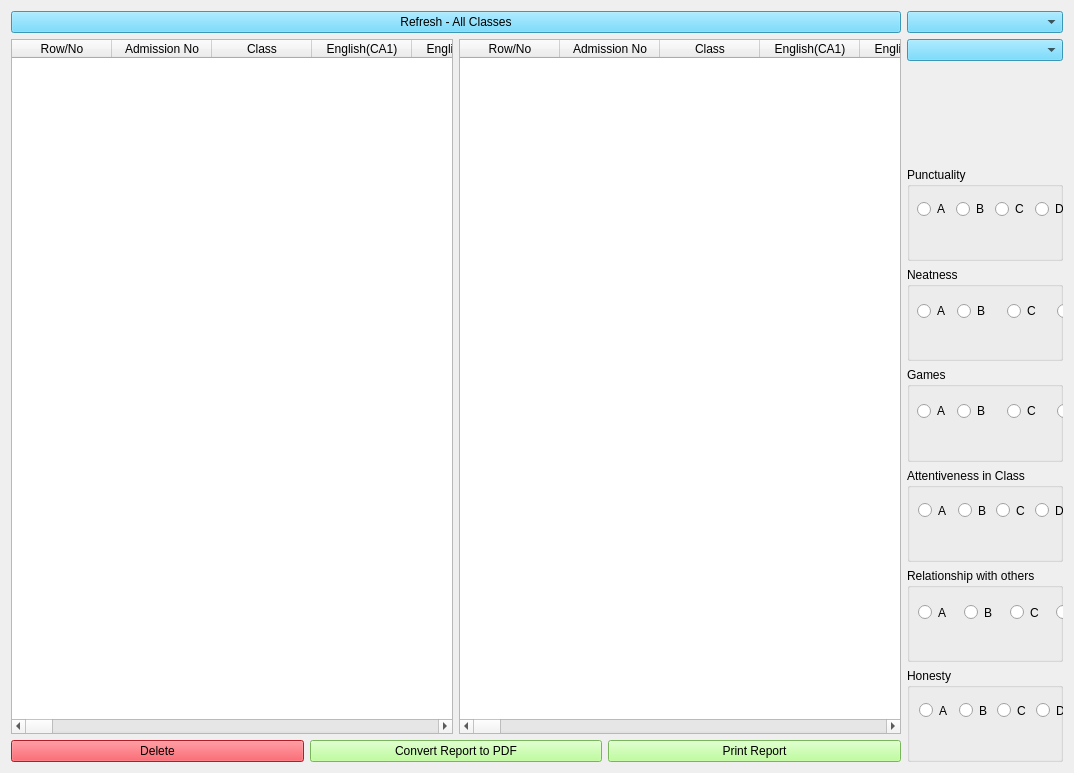
<?xml version="1.0" encoding="UTF-8"?>
<ui version="4.0">
 <class>SenSecScoreForm</class>
 <widget class="QWidget" name="SenSecScoreForm">
  <property name="geometry">
   <rect>
    <x>0</x>
    <y>0</y>
    <width>1074</width>
    <height>773</height>
   </rect>
  </property>
  <property name="windowTitle">
   <string>Science Senior Secondary Classes Scores (First Term)</string>
  </property>
  <property name="windowIcon">
   <iconset>
    <normaloff>score2_icon.jpg</normaloff>score2_icon.jpg</iconset>
  </property>
  <property name="styleSheet">
   <string notr="true">font: 12pt &quot;MS Shell Dlg 2&quot;;

QPushButton{
background-color: rgb(170, 255, 127);
}</string>
  </property>
  <layout class="QHBoxLayout" name="horizontalLayout_4">
   <item>
    <layout class="QVBoxLayout" name="verticalLayout_2">
     <item>
      <widget class="QPushButton" name="switch_back_btn">
       <property name="styleSheet">
        <string notr="true">background-color: rgb(84, 210, 255);</string>
       </property>
       <property name="text">
        <string>Refresh - All Classes</string>
       </property>
      </widget>
     </item>
     <item>
      <layout class="QHBoxLayout" name="horizontalLayout">
       <item>
        <widget class="QTableWidget" name="tableWidget">
         <property name="sizePolicy">
          <sizepolicy hsizetype="Expanding" vsizetype="Expanding">
           <horstretch>0</horstretch>
           <verstretch>0</verstretch>
          </sizepolicy>
         </property>
         <property name="autoFillBackground">
          <bool>false</bool>
         </property>
         <property name="frameShape">
          <enum>QFrame::StyledPanel</enum>
         </property>
         <property name="alternatingRowColors">
          <bool>true</bool>
         </property>
         <property name="showGrid">
          <bool>true</bool>
         </property>
         <attribute name="horizontalHeaderStretchLastSection">
          <bool>false</bool>
         </attribute>
         <attribute name="verticalHeaderVisible">
          <bool>true</bool>
         </attribute>
         <column>
          <property name="text">
           <string>Row/No</string>
          </property>
         </column>
         <column>
          <property name="text">
           <string>Admission No</string>
          </property>
         </column>
         <column>
          <property name="text">
           <string>Class</string>
          </property>
         </column>
         <column>
          <property name="text">
           <string>English(CA1)</string>
          </property>
         </column>
         <column>
          <property name="text">
           <string>English(CA2)</string>
          </property>
         </column>
         <column>
          <property name="text">
           <string>English(ASS)</string>
          </property>
         </column>
         <column>
          <property name="text">
           <string>English(ATT)</string>
          </property>
         </column>
         <column>
          <property name="text">
           <string>English(EXAM)</string>
          </property>
         </column>
         <column>
          <property name="text">
           <string>English(TOTAL)</string>
          </property>
         </column>
         <column>
          <property name="text">
           <string>Maths(CA1)</string>
          </property>
         </column>
         <column>
          <property name="text">
           <string>Maths(CA2)</string>
          </property>
         </column>
         <column>
          <property name="text">
           <string>Maths(ASS)</string>
          </property>
         </column>
         <column>
          <property name="text">
           <string>Maths(ATT)</string>
          </property>
         </column>
         <column>
          <property name="text">
           <string>Maths(EXAM)</string>
          </property>
         </column>
         <column>
          <property name="text">
           <string>Maths(TOTAL)</string>
          </property>
         </column>
         <column>
          <property name="text">
           <string>Civic(CA1)</string>
          </property>
         </column>
         <column>
          <property name="text">
           <string>Civic(CA2)</string>
          </property>
         </column>
         <column>
          <property name="text">
           <string>Civic(ASS)</string>
          </property>
         </column>
         <column>
          <property name="text">
           <string>Civic(ATT)</string>
          </property>
         </column>
         <column>
          <property name="text">
           <string>Civic(EXAM)</string>
          </property>
         </column>
         <column>
          <property name="text">
           <string>Civic(TOTAL)</string>
          </property>
         </column>
         <column>
          <property name="text">
           <string>Computer(CA1)</string>
          </property>
         </column>
         <column>
          <property name="text">
           <string>Computer(CA2)</string>
          </property>
         </column>
         <column>
          <property name="text">
           <string>Computer(ASS)</string>
          </property>
         </column>
         <column>
          <property name="text">
           <string>Computer(ATT)</string>
          </property>
         </column>
         <column>
          <property name="text">
           <string>Computer(EXAM)</string>
          </property>
         </column>
         <column>
          <property name="text">
           <string>Computer(TOTAL)</string>
          </property>
         </column>
         <column>
          <property name="text">
           <string>Biology(CA1)</string>
          </property>
         </column>
         <column>
          <property name="text">
           <string>Biology(CA2)</string>
          </property>
         </column>
         <column>
          <property name="text">
           <string>Biology(ASS)</string>
          </property>
         </column>
         <column>
          <property name="text">
           <string>Biology(ATT)</string>
          </property>
         </column>
         <column>
          <property name="text">
           <string>Biology(EXAM)</string>
          </property>
         </column>
         <column>
          <property name="text">
           <string>Biology(TOTAL)</string>
          </property>
         </column>
         <column>
          <property name="text">
           <string>Chemistry(CA1)</string>
          </property>
         </column>
         <column>
          <property name="text">
           <string>Chemistry(CA2)</string>
          </property>
         </column>
         <column>
          <property name="text">
           <string>Chemistry(ASS)</string>
          </property>
         </column>
         <column>
          <property name="text">
           <string>Chemistry(ATT)</string>
          </property>
         </column>
         <column>
          <property name="text">
           <string>Chemistry(EXAM)</string>
          </property>
         </column>
         <column>
          <property name="text">
           <string>Chemistry(TOTAL)</string>
          </property>
         </column>
         <column>
          <property name="text">
           <string>Further Maths(CA1)</string>
          </property>
         </column>
         <column>
          <property name="text">
           <string>Further Maths(CA2)</string>
          </property>
         </column>
         <column>
          <property name="text">
           <string>Further Maths(ASS)</string>
          </property>
         </column>
         <column>
          <property name="text">
           <string>Further Maths(ATT)</string>
          </property>
         </column>
         <column>
          <property name="text">
           <string>Further Maths(EXAM)</string>
          </property>
         </column>
         <column>
          <property name="text">
           <string>Further Maths(TOTAL)</string>
          </property>
         </column>
         <column>
          <property name="text">
           <string>Physics(CA1)</string>
          </property>
         </column>
         <column>
          <property name="text">
           <string>Physics(CA2)</string>
          </property>
         </column>
         <column>
          <property name="text">
           <string>Physics(ASS)</string>
          </property>
         </column>
         <column>
          <property name="text">
           <string>Physics(ATT)</string>
          </property>
         </column>
         <column>
          <property name="text">
           <string>Physics(EXAM)</string>
          </property>
         </column>
         <column>
          <property name="text">
           <string>Physics(TOTAL)</string>
          </property>
         </column>
         <column>
          <property name="text">
           <string>Quran(CA1)</string>
          </property>
         </column>
         <column>
          <property name="text">
           <string>Quran(CA2)</string>
          </property>
         </column>
         <column>
          <property name="text">
           <string>Quran(ASS)</string>
          </property>
         </column>
         <column>
          <property name="text">
           <string>Quran(ATT)</string>
          </property>
         </column>
         <column>
          <property name="text">
           <string>Quran(EXAM)</string>
          </property>
         </column>
         <column>
          <property name="text">
           <string>Quran(TOTAL)</string>
          </property>
         </column>
         <column>
          <property name="text">
           <string>IRS(CA1)</string>
          </property>
         </column>
         <column>
          <property name="text">
           <string>IRS(CA2)</string>
          </property>
         </column>
         <column>
          <property name="text">
           <string>IRS(ASS)</string>
          </property>
         </column>
         <column>
          <property name="text">
           <string>IRS(ATT)</string>
          </property>
         </column>
         <column>
          <property name="text">
           <string>IRS(EXAM)</string>
          </property>
         </column>
         <column>
          <property name="text">
           <string>IRS(TOTAL)</string>
          </property>
         </column>
         <column>
          <property name="text">
           <string>Arabic(CA1)</string>
          </property>
         </column>
         <column>
          <property name="text">
           <string>Arabic(CA2)</string>
          </property>
         </column>
         <column>
          <property name="text">
           <string>Arabic(ASS)</string>
          </property>
         </column>
         <column>
          <property name="text">
           <string>Arabic(ATT)</string>
          </property>
         </column>
         <column>
          <property name="text">
           <string>Arabic(EXAM)</string>
          </property>
         </column>
         <column>
          <property name="text">
           <string>Arabic(TOTAL)</string>
          </property>
         </column>
         <column>
          <property name="text">
           <string>Tajweed(CA1)</string>
          </property>
         </column>
         <column>
          <property name="text">
           <string>Tajweed(CA2)</string>
          </property>
         </column>
         <column>
          <property name="text">
           <string>Tajweed(ASS)</string>
          </property>
         </column>
         <column>
          <property name="text">
           <string>Tajweed(ATT)</string>
          </property>
         </column>
         <column>
          <property name="text">
           <string>Tajweed(EXAM)</string>
          </property>
         </column>
         <column>
          <property name="text">
           <string>Tajweed(TOTAL)</string>
          </property>
         </column>
         <column>
          <property name="text">
           <string>Agric(CA1)</string>
          </property>
         </column>
         <column>
          <property name="text">
           <string>Agric(CA2)</string>
          </property>
         </column>
         <column>
          <property name="text">
           <string>Agric(ASS)</string>
          </property>
         </column>
         <column>
          <property name="text">
           <string>Agric(ATT)</string>
          </property>
         </column>
         <column>
          <property name="text">
           <string>Agric(EXAM)</string>
          </property>
         </column>
         <column>
          <property name="text">
           <string>Agric(TOTAL)</string>
          </property>
         </column>
         <column>
          <property name="text">
           <string>Geography(CA1)</string>
          </property>
         </column>
         <column>
          <property name="text">
           <string>Geography(CA2)</string>
          </property>
         </column>
         <column>
          <property name="text">
           <string>Geography(ASS)</string>
          </property>
         </column>
         <column>
          <property name="text">
           <string>Geography(ATT)</string>
          </property>
         </column>
         <column>
          <property name="text">
           <string>Geography(EXAM)</string>
          </property>
         </column>
         <column>
          <property name="text">
           <string>Geography(TOTAL)</string>
          </property>
         </column>
         <column>
          <property name="text">
           <string>Econs(CA1)</string>
          </property>
         </column>
         <column>
          <property name="text">
           <string>Econs(CA2)</string>
          </property>
         </column>
         <column>
          <property name="text">
           <string>Econs(ASS)</string>
          </property>
         </column>
         <column>
          <property name="text">
           <string>Econs(ATT)</string>
          </property>
         </column>
         <column>
          <property name="text">
           <string>Econs(EXAM)</string>
          </property>
         </column>
         <column>
          <property name="text">
           <string>Econs(TOTAL)</string>
          </property>
         </column>
         <column>
          <property name="text">
           <string>All Total</string>
          </property>
         </column>
         <column>
          <property name="text">
           <string>Average</string>
          </property>
         </column>
        </widget>
       </item>
       <item>
        <widget class="QTableWidget" name="tableWidget_2">
         <property name="sizePolicy">
          <sizepolicy hsizetype="Expanding" vsizetype="Expanding">
           <horstretch>0</horstretch>
           <verstretch>0</verstretch>
          </sizepolicy>
         </property>
         <property name="autoFillBackground">
          <bool>false</bool>
         </property>
         <property name="frameShape">
          <enum>QFrame::StyledPanel</enum>
         </property>
         <property name="alternatingRowColors">
          <bool>true</bool>
         </property>
         <property name="showGrid">
          <bool>true</bool>
         </property>
         <attribute name="horizontalHeaderStretchLastSection">
          <bool>false</bool>
         </attribute>
         <attribute name="verticalHeaderVisible">
          <bool>true</bool>
         </attribute>
         <column>
          <property name="text">
           <string>Row/No</string>
          </property>
         </column>
         <column>
          <property name="text">
           <string>Admission No</string>
          </property>
         </column>
         <column>
          <property name="text">
           <string>Class</string>
          </property>
         </column>
         <column>
          <property name="text">
           <string>English(CA1)</string>
          </property>
         </column>
         <column>
          <property name="text">
           <string>English(CA2)</string>
          </property>
         </column>
         <column>
          <property name="text">
           <string>English(ASS)</string>
          </property>
         </column>
         <column>
          <property name="text">
           <string>English(ATT)</string>
          </property>
         </column>
         <column>
          <property name="text">
           <string>English(EXAM)</string>
          </property>
         </column>
         <column>
          <property name="text">
           <string>English(TOTAL)</string>
          </property>
         </column>
         <column>
          <property name="text">
           <string>Maths(CA1)</string>
          </property>
         </column>
         <column>
          <property name="text">
           <string>Maths(CA2)</string>
          </property>
         </column>
         <column>
          <property name="text">
           <string>Maths(ASS)</string>
          </property>
         </column>
         <column>
          <property name="text">
           <string>Maths(ATT)</string>
          </property>
         </column>
         <column>
          <property name="text">
           <string>Maths(EXAM)</string>
          </property>
         </column>
         <column>
          <property name="text">
           <string>Maths(TOTAL)</string>
          </property>
         </column>
         <column>
          <property name="text">
           <string>Civic(CA1)</string>
          </property>
         </column>
         <column>
          <property name="text">
           <string>Civic(CA2)</string>
          </property>
         </column>
         <column>
          <property name="text">
           <string>Civic(ASS)</string>
          </property>
         </column>
         <column>
          <property name="text">
           <string>Civic(ATT)</string>
          </property>
         </column>
         <column>
          <property name="text">
           <string>Civic(EXAM)</string>
          </property>
         </column>
         <column>
          <property name="text">
           <string>Civic(TOTAL)</string>
          </property>
         </column>
         <column>
          <property name="text">
           <string>Computer(CA1)</string>
          </property>
         </column>
         <column>
          <property name="text">
           <string>Computer(CA2)</string>
          </property>
         </column>
         <column>
          <property name="text">
           <string>Computer(ASS)</string>
          </property>
         </column>
         <column>
          <property name="text">
           <string>Computer(ATT)</string>
          </property>
         </column>
         <column>
          <property name="text">
           <string>Computer(EXAM)</string>
          </property>
         </column>
         <column>
          <property name="text">
           <string>Computer(TOTAL)</string>
          </property>
         </column>
         <column>
          <property name="text">
           <string>Biology(CA1)</string>
          </property>
         </column>
         <column>
          <property name="text">
           <string>Biology(CA2)</string>
          </property>
         </column>
         <column>
          <property name="text">
           <string>Biology(ASS)</string>
          </property>
         </column>
         <column>
          <property name="text">
           <string>Biology(ATT)</string>
          </property>
         </column>
         <column>
          <property name="text">
           <string>Biology(EXAM)</string>
          </property>
         </column>
         <column>
          <property name="text">
           <string>Biology(TOTAL)</string>
          </property>
         </column>
         <column>
          <property name="text">
           <string>Chemistry(CA1)</string>
          </property>
         </column>
         <column>
          <property name="text">
           <string>Chemistry(CA2)</string>
          </property>
         </column>
         <column>
          <property name="text">
           <string>Chemistry(ASS)</string>
          </property>
         </column>
         <column>
          <property name="text">
           <string>Chemistry(ATT)</string>
          </property>
         </column>
         <column>
          <property name="text">
           <string>Chemistry(EXAM)</string>
          </property>
         </column>
         <column>
          <property name="text">
           <string>Chemistry(TOTAL)</string>
          </property>
         </column>
         <column>
          <property name="text">
           <string>Further Maths(CA1)</string>
          </property>
         </column>
         <column>
          <property name="text">
           <string>Further Maths(CA2)</string>
          </property>
         </column>
         <column>
          <property name="text">
           <string>Further Maths(ASS)</string>
          </property>
         </column>
         <column>
          <property name="text">
           <string>Further Maths(ATT)</string>
          </property>
         </column>
         <column>
          <property name="text">
           <string>Further Maths(EXAM)</string>
          </property>
         </column>
         <column>
          <property name="text">
           <string>Further Maths(TOTAL)</string>
          </property>
         </column>
         <column>
          <property name="text">
           <string>Physics(CA1)</string>
          </property>
         </column>
         <column>
          <property name="text">
           <string>Physics(CA2)</string>
          </property>
         </column>
         <column>
          <property name="text">
           <string>Physics(ASS)</string>
          </property>
         </column>
         <column>
          <property name="text">
           <string>Physics(ATT)</string>
          </property>
         </column>
         <column>
          <property name="text">
           <string>Physics(EXAM)</string>
          </property>
         </column>
         <column>
          <property name="text">
           <string>Physics(TOTAL)</string>
          </property>
         </column>
         <column>
          <property name="text">
           <string>Quran(CA1)</string>
          </property>
         </column>
         <column>
          <property name="text">
           <string>Quran(CA2)</string>
          </property>
         </column>
         <column>
          <property name="text">
           <string>Quran(ASS)</string>
          </property>
         </column>
         <column>
          <property name="text">
           <string>Quran(ATT)</string>
          </property>
         </column>
         <column>
          <property name="text">
           <string>Quran(EXAM)</string>
          </property>
         </column>
         <column>
          <property name="text">
           <string>Quran(TOTAL)</string>
          </property>
         </column>
         <column>
          <property name="text">
           <string>IRS(CA1)</string>
          </property>
         </column>
         <column>
          <property name="text">
           <string>IRS(CA2)</string>
          </property>
         </column>
         <column>
          <property name="text">
           <string>IRS(ASS)</string>
          </property>
         </column>
         <column>
          <property name="text">
           <string>IRS(ATT)</string>
          </property>
         </column>
         <column>
          <property name="text">
           <string>IRS(EXAM)</string>
          </property>
         </column>
         <column>
          <property name="text">
           <string>IRS(TOTAL)</string>
          </property>
         </column>
         <column>
          <property name="text">
           <string>Arabic(CA1)</string>
          </property>
         </column>
         <column>
          <property name="text">
           <string>Arabic(CA2)</string>
          </property>
         </column>
         <column>
          <property name="text">
           <string>Arabic(ASS)</string>
          </property>
         </column>
         <column>
          <property name="text">
           <string>Arabic(ATT)</string>
          </property>
         </column>
         <column>
          <property name="text">
           <string>Arabic(EXAM)</string>
          </property>
         </column>
         <column>
          <property name="text">
           <string>Arabic(TOTAL)</string>
          </property>
         </column>
         <column>
          <property name="text">
           <string>Tajweed(CA1)</string>
          </property>
         </column>
         <column>
          <property name="text">
           <string>Tajweed(CA2)</string>
          </property>
         </column>
         <column>
          <property name="text">
           <string>Tajweed(ASS)</string>
          </property>
         </column>
         <column>
          <property name="text">
           <string>Tajweed(ATT)</string>
          </property>
         </column>
         <column>
          <property name="text">
           <string>Tajweed(EXAM)</string>
          </property>
         </column>
         <column>
          <property name="text">
           <string>Tajweed(TOTAL)</string>
          </property>
         </column>
         <column>
          <property name="text">
           <string>Agric(CA1)</string>
          </property>
         </column>
         <column>
          <property name="text">
           <string>Agric(CA2)</string>
          </property>
         </column>
         <column>
          <property name="text">
           <string>Agric(ASS)</string>
          </property>
         </column>
         <column>
          <property name="text">
           <string>Agric(ATT)</string>
          </property>
         </column>
         <column>
          <property name="text">
           <string>Agric(EXAM)</string>
          </property>
         </column>
         <column>
          <property name="text">
           <string>Agric(TOTAL)</string>
          </property>
         </column>
         <column>
          <property name="text">
           <string>Geography(CA1)</string>
          </property>
         </column>
         <column>
          <property name="text">
           <string>Geography(CA2)</string>
          </property>
         </column>
         <column>
          <property name="text">
           <string>Geography(ASS)</string>
          </property>
         </column>
         <column>
          <property name="text">
           <string>Geography(ATT)</string>
          </property>
         </column>
         <column>
          <property name="text">
           <string>Geography(EXAM)</string>
          </property>
         </column>
         <column>
          <property name="text">
           <string>Geography(TOTAL)</string>
          </property>
         </column>
         <column>
          <property name="text">
           <string>New Column</string>
          </property>
         </column>
         <column>
          <property name="text">
           <string>Econs(CA2)</string>
          </property>
         </column>
         <column>
          <property name="text">
           <string>New Column</string>
          </property>
         </column>
         <column>
          <property name="text">
           <string>Econs(ATT)</string>
          </property>
         </column>
         <column>
          <property name="text">
           <string>Econs(EXAM)</string>
          </property>
         </column>
         <column>
          <property name="text">
           <string>Econs(TOTAL)</string>
          </property>
         </column>
         <column>
          <property name="text">
           <string>All Total</string>
          </property>
         </column>
         <column>
          <property name="text">
           <string>Average</string>
          </property>
         </column>
        </widget>
       </item>
      </layout>
     </item>
     <item>
      <layout class="QHBoxLayout" name="horizontalLayout_2">
       <item>
        <widget class="QPushButton" name="del_btn">
         <property name="styleSheet">
          <string notr="true">background-color: rgb(255, 37, 51);</string>
         </property>
         <property name="text">
          <string>Delete</string>
         </property>
        </widget>
       </item>
       <item>
        <widget class="QPushButton" name="pdf_btn">
         <property name="styleSheet">
          <string notr="true">background-color: rgb(170, 255, 127);</string>
         </property>
         <property name="text">
          <string>Convert Report to PDF</string>
         </property>
        </widget>
       </item>
       <item>
        <widget class="QPushButton" name="report_gen_btn">
         <property name="styleSheet">
          <string notr="true">background-color: rgb(170, 255, 127);</string>
         </property>
         <property name="text">
          <string>Print Report</string>
         </property>
        </widget>
       </item>
      </layout>
     </item>
    </layout>
   </item>
   <item>
    <layout class="QVBoxLayout" name="verticalLayout">
     <item>
      <widget class="QComboBox" name="class_comboBox">
       <property name="styleSheet">
        <string notr="true">background-color: rgb(84, 210, 255);</string>
       </property>
      </widget>
     </item>
     <item>
      <widget class="QComboBox" name="stud_adm_no_comboBox">
       <property name="styleSheet">
        <string notr="true">background-color: rgb(84, 210, 255);</string>
       </property>
      </widget>
     </item>
     <item>
      <widget class="QLabel" name="name_label">
       <property name="text">
        <string/>
       </property>
      </widget>
     </item>
     <item>
      <widget class="QGroupBox" name="groupBox">
       <property name="title">
        <string>Punctuality</string>
       </property>
       <widget class="QWidget" name="layoutWidget">
        <property name="geometry">
         <rect>
          <x>10</x>
          <y>30</y>
          <width>191</width>
          <height>25</height>
         </rect>
        </property>
        <layout class="QHBoxLayout" name="horizontalLayout_3">
         <item>
          <widget class="QRadioButton" name="punctuality_a_radio">
           <property name="text">
            <string>A</string>
           </property>
          </widget>
         </item>
         <item>
          <widget class="QRadioButton" name="punctuality_b_radio">
           <property name="text">
            <string>B</string>
           </property>
          </widget>
         </item>
         <item>
          <widget class="QRadioButton" name="punctuality_c_radio">
           <property name="text">
            <string>C</string>
           </property>
          </widget>
         </item>
         <item>
          <widget class="QRadioButton" name="punctuality_d_radio">
           <property name="text">
            <string>D</string>
           </property>
          </widget>
         </item>
         <item>
          <widget class="QRadioButton" name="punctuality_e_radio">
           <property name="text">
            <string>E</string>
           </property>
          </widget>
         </item>
        </layout>
       </widget>
      </widget>
     </item>
     <item>
      <widget class="QGroupBox" name="groupBox_2">
       <property name="title">
        <string>Neatness</string>
       </property>
       <widget class="QRadioButton" name="neatness_a_radio">
        <property name="geometry">
         <rect>
          <x>10</x>
          <y>30</y>
          <width>41</width>
          <height>28</height>
         </rect>
        </property>
        <property name="text">
         <string>A</string>
        </property>
       </widget>
       <widget class="QRadioButton" name="neatness_b_radio">
        <property name="geometry">
         <rect>
          <x>50</x>
          <y>30</y>
          <width>41</width>
          <height>28</height>
         </rect>
        </property>
        <property name="text">
         <string>B</string>
        </property>
       </widget>
       <widget class="QRadioButton" name="neatness_c_radio">
        <property name="geometry">
         <rect>
          <x>100</x>
          <y>30</y>
          <width>41</width>
          <height>28</height>
         </rect>
        </property>
        <property name="text">
         <string>C</string>
        </property>
       </widget>
       <widget class="QRadioButton" name="neatness_d_radio">
        <property name="geometry">
         <rect>
          <x>150</x>
          <y>30</y>
          <width>51</width>
          <height>28</height>
         </rect>
        </property>
        <property name="text">
         <string>D</string>
        </property>
       </widget>
       <widget class="QRadioButton" name="neatness_e_radio">
        <property name="geometry">
         <rect>
          <x>200</x>
          <y>30</y>
          <width>51</width>
          <height>28</height>
         </rect>
        </property>
        <property name="text">
         <string>E</string>
        </property>
       </widget>
      </widget>
     </item>
     <item>
      <widget class="QGroupBox" name="groupBox_3">
       <property name="title">
        <string>Games</string>
       </property>
       <widget class="QRadioButton" name="games_a_radio">
        <property name="geometry">
         <rect>
          <x>10</x>
          <y>30</y>
          <width>51</width>
          <height>28</height>
         </rect>
        </property>
        <property name="text">
         <string>A</string>
        </property>
       </widget>
       <widget class="QRadioButton" name="games_b_radio">
        <property name="geometry">
         <rect>
          <x>50</x>
          <y>30</y>
          <width>51</width>
          <height>28</height>
         </rect>
        </property>
        <property name="text">
         <string>B</string>
        </property>
       </widget>
       <widget class="QRadioButton" name="games_c_radio">
        <property name="geometry">
         <rect>
          <x>100</x>
          <y>30</y>
          <width>41</width>
          <height>28</height>
         </rect>
        </property>
        <property name="text">
         <string>C</string>
        </property>
       </widget>
       <widget class="QRadioButton" name="games_d_radio">
        <property name="geometry">
         <rect>
          <x>150</x>
          <y>30</y>
          <width>41</width>
          <height>28</height>
         </rect>
        </property>
        <property name="text">
         <string>D</string>
        </property>
       </widget>
       <widget class="QRadioButton" name="games_e_radio">
        <property name="geometry">
         <rect>
          <x>200</x>
          <y>30</y>
          <width>51</width>
          <height>28</height>
         </rect>
        </property>
        <property name="text">
         <string>E</string>
        </property>
       </widget>
      </widget>
     </item>
     <item>
      <widget class="QGroupBox" name="groupBox_4">
       <property name="title">
        <string>Attentiveness in Class</string>
       </property>
       <widget class="QRadioButton" name="attentiveness_c_radio">
        <property name="geometry">
         <rect>
          <x>89</x>
          <y>31</y>
          <width>33</width>
          <height>23</height>
         </rect>
        </property>
        <property name="text">
         <string>C</string>
        </property>
       </widget>
       <widget class="QRadioButton" name="attentiveness_a_radio">
        <property name="geometry">
         <rect>
          <x>11</x>
          <y>31</y>
          <width>34</width>
          <height>23</height>
         </rect>
        </property>
        <property name="text">
         <string>A</string>
        </property>
       </widget>
       <widget class="QRadioButton" name="attentiveness_e_radio">
        <property name="geometry">
         <rect>
          <x>168</x>
          <y>31</y>
          <width>32</width>
          <height>23</height>
         </rect>
        </property>
        <property name="text">
         <string>E</string>
        </property>
       </widget>
       <widget class="QRadioButton" name="attentiveness_d_radio">
        <property name="geometry">
         <rect>
          <x>128</x>
          <y>31</y>
          <width>34</width>
          <height>23</height>
         </rect>
        </property>
        <property name="text">
         <string>D</string>
        </property>
       </widget>
       <widget class="QRadioButton" name="attentiveness_b_radio">
        <property name="geometry">
         <rect>
          <x>51</x>
          <y>31</y>
          <width>32</width>
          <height>23</height>
         </rect>
        </property>
        <property name="text">
         <string>B</string>
        </property>
       </widget>
      </widget>
     </item>
     <item>
      <widget class="QGroupBox" name="groupBox_5">
       <property name="title">
        <string>Relationship with others</string>
       </property>
       <widget class="QRadioButton" name="relationship_a_radio">
        <property name="geometry">
         <rect>
          <x>11</x>
          <y>33</y>
          <width>34</width>
          <height>23</height>
         </rect>
        </property>
        <property name="text">
         <string>A</string>
        </property>
       </widget>
       <widget class="QRadioButton" name="relationship_c_radio">
        <property name="geometry">
         <rect>
          <x>103</x>
          <y>33</y>
          <width>33</width>
          <height>23</height>
         </rect>
        </property>
        <property name="text">
         <string>C</string>
        </property>
       </widget>
       <widget class="QRadioButton" name="relationship_d_radio">
        <property name="geometry">
         <rect>
          <x>149</x>
          <y>33</y>
          <width>34</width>
          <height>23</height>
         </rect>
        </property>
        <property name="text">
         <string>D</string>
        </property>
       </widget>
       <widget class="QRadioButton" name="relationship_e_radio">
        <property name="geometry">
         <rect>
          <x>195</x>
          <y>33</y>
          <width>32</width>
          <height>23</height>
         </rect>
        </property>
        <property name="text">
         <string>E</string>
        </property>
       </widget>
       <widget class="QRadioButton" name="relationship_b_radio">
        <property name="geometry">
         <rect>
          <x>57</x>
          <y>33</y>
          <width>32</width>
          <height>23</height>
         </rect>
        </property>
        <property name="text">
         <string>B</string>
        </property>
       </widget>
      </widget>
     </item>
     <item>
      <widget class="QGroupBox" name="groupBox_6">
       <property name="title">
        <string>Honesty</string>
       </property>
       <widget class="QRadioButton" name="honesty_e_radio">
        <property name="geometry">
         <rect>
          <x>169</x>
          <y>31</y>
          <width>32</width>
          <height>23</height>
         </rect>
        </property>
        <property name="text">
         <string>E</string>
        </property>
       </widget>
       <widget class="QRadioButton" name="honesty_c_radio">
        <property name="geometry">
         <rect>
          <x>90</x>
          <y>31</y>
          <width>33</width>
          <height>23</height>
         </rect>
        </property>
        <property name="text">
         <string>C</string>
        </property>
       </widget>
       <widget class="QRadioButton" name="honesty_a_radio">
        <property name="geometry">
         <rect>
          <x>12</x>
          <y>31</y>
          <width>34</width>
          <height>23</height>
         </rect>
        </property>
        <property name="text">
         <string>A</string>
        </property>
       </widget>
       <widget class="QRadioButton" name="honesty_b_radio">
        <property name="geometry">
         <rect>
          <x>52</x>
          <y>31</y>
          <width>32</width>
          <height>23</height>
         </rect>
        </property>
        <property name="text">
         <string>B</string>
        </property>
       </widget>
       <widget class="QRadioButton" name="honesty_d_radio">
        <property name="geometry">
         <rect>
          <x>129</x>
          <y>31</y>
          <width>34</width>
          <height>23</height>
         </rect>
        </property>
        <property name="text">
         <string>D</string>
        </property>
       </widget>
      </widget>
     </item>
    </layout>
   </item>
  </layout>
 </widget>
 <resources/>
 <connections/>
</ui>
